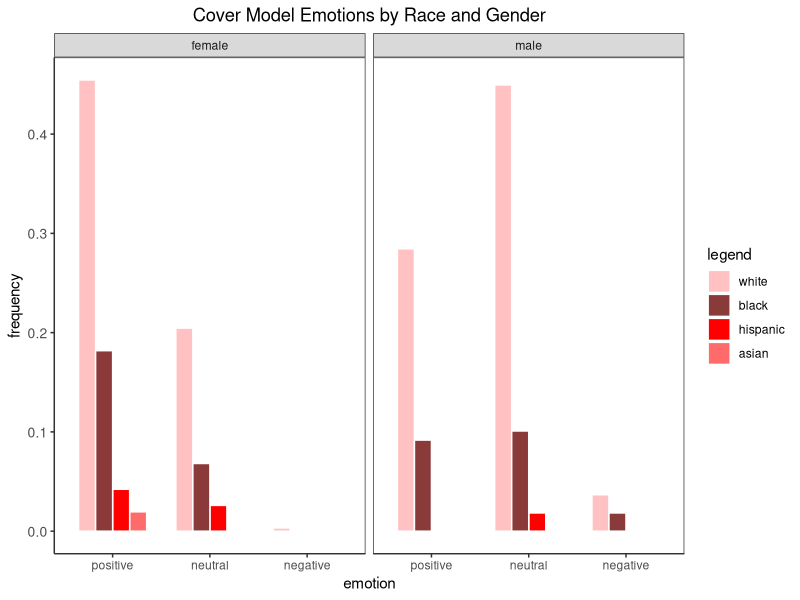

Write R code to recreate this figure.
## ---- chunk 1
#load libraries
library(dplyr)
library(ggplot2)
library(tidyr)
library(ggpubr)
## ---- chunk 2
#load data
image_data = read.csv("image_data.csv")
## ---- chunk 3
#create dataframe containing image data (and race)
image_df = image_data %>%
  
  #create cut off for emotion data (0 or 1)
  mutate(happiness = ifelse(happiness > .5, 1, 0),
         contempt = ifelse(contempt > .5, 1, 0),
         disgust = ifelse(disgust > .5, 1, 0),
         neutral = ifelse(neutral > .5, 1, 0),
         sadness = ifelse(sadness > .5, 1, 0),
         surprise = ifelse(surprise > .5, 1, 0),
         anger = ifelse(anger > .5, 1, 0),
         fear = ifelse(fear > .5, 1, 0)) %>%
  
  #get rid of NAs
  filter(!is.na(magazine)) %>%
  filter(!is.na(RaceEthnicity)) %>%
  
  #create positive, negative, neutral emotion rows (based on given emotions)
  mutate(negative = rowSums(.[,c("anger", "contempt", "disgust", "fear", "sadness")])) %>%
  mutate(positive = rowSums(.[,c("happiness", "surprise")])) %>%
  select(-anger, -contempt, -disgust, -fear, -sadness, -happiness, -surprise) %>%
  select(gender, RaceEthnicity, neutral, negative, positive) %>%
  mutate(negative = ifelse(negative == 1, "negative", ""), 
         neutral = ifelse(neutral == 1, "neutral", ""),
         positive = ifelse(positive == 1, "positive", "")) %>%
  
  #combine emotion rows into 1 row
  mutate(emotion = paste(negative, neutral, positive)) %>%
  mutate(emotion = trimws(emotion)) %>%
  
  #count emotion for each combination of race and gender
  group_by(gender, RaceEthnicity, emotion) %>%
  count(emotion) %>%
  ungroup() %>%
  
  #count all faces within each gender
  group_by(gender) %>%
  mutate(total_gender = sum(n)) %>%
  ungroup() %>%
  
  #find frequency of emotion within each race/gender combination
  mutate(gender_frequency = n/total_gender)
## ---- chunk 4

#rename columns
colnames(image_df) = c("gender", "race", "emotion", "n", "total_gender", "frequency")

#change race factors (1, 2, 3, 4) into race names
image_df$race[image_df$race == 1] <- "white"
image_df$race[image_df$race == 2] <- "asian"
image_df$race[image_df$race == 3] <- "hispanic"
image_df$race[image_df$race == 4] <- "black"

#change race and emotion into factors so that they can be organized in the graph
image_df$race <- factor(image_df$race, levels=c("white", "black", "hispanic", "asian"))
image_df$emotion <- factor(image_df$emotion, levels=c("positive", "neutral", "negative"))

#create new rows for gender/race/emotion combinations that do not appear in magazines (to organize graph)
new_rows = data.frame(gender = c("female", "female", "female", "female", "male", "male", "male", "male", "male"), race = c("asian", "asian", "hispanic", "black", "hispanic", "hispanic", "asian", "asian", "asian"), emotion = c("neutral", "negative", "negative", "negative", "positive", "negative", "positive", "neutral", "negative"), n = c(NA, NA, NA, NA, NA, NA, NA, NA, NA), total_gender = c(NA, NA, NA, NA, NA, NA, NA, NA, NA), frequency = c(NA, NA, NA, NA, NA, NA, NA, NA, NA))

#bind new rows to race table
image_df = rbind(image_df, new_rows)
## ---- chunk 5

#plot graph of race table
ggplot(image_df, aes(x = emotion, y = frequency)) +
  geom_bar(
    aes(fill = race), stat = "identity", color = "white",
    width = .7, position = position_dodge(width = 0.7)
    ) +
  facet_wrap(~gender) + 
  scale_fill_discrete(guide = guide_legend(reverse=TRUE)) +
  scale_fill_manual("legend", values = c("white" = "rosybrown1", "black" = "indianred4", "asian" = "indianred1", "hispanic" = "red")) +
  ggtitle("Cover Model Emotions by Race and Gender") +
  theme(plot.title = element_text(hjust = 0.5)) +
  theme_bw() +
  theme(panel.grid.major = element_blank(),
panel.grid.minor = element_blank(), axis.line = element_line(colour = "gray20")) +
  theme(plot.title = element_text(hjust = 0.5),
        axis.text.y = element_text(size=10))

